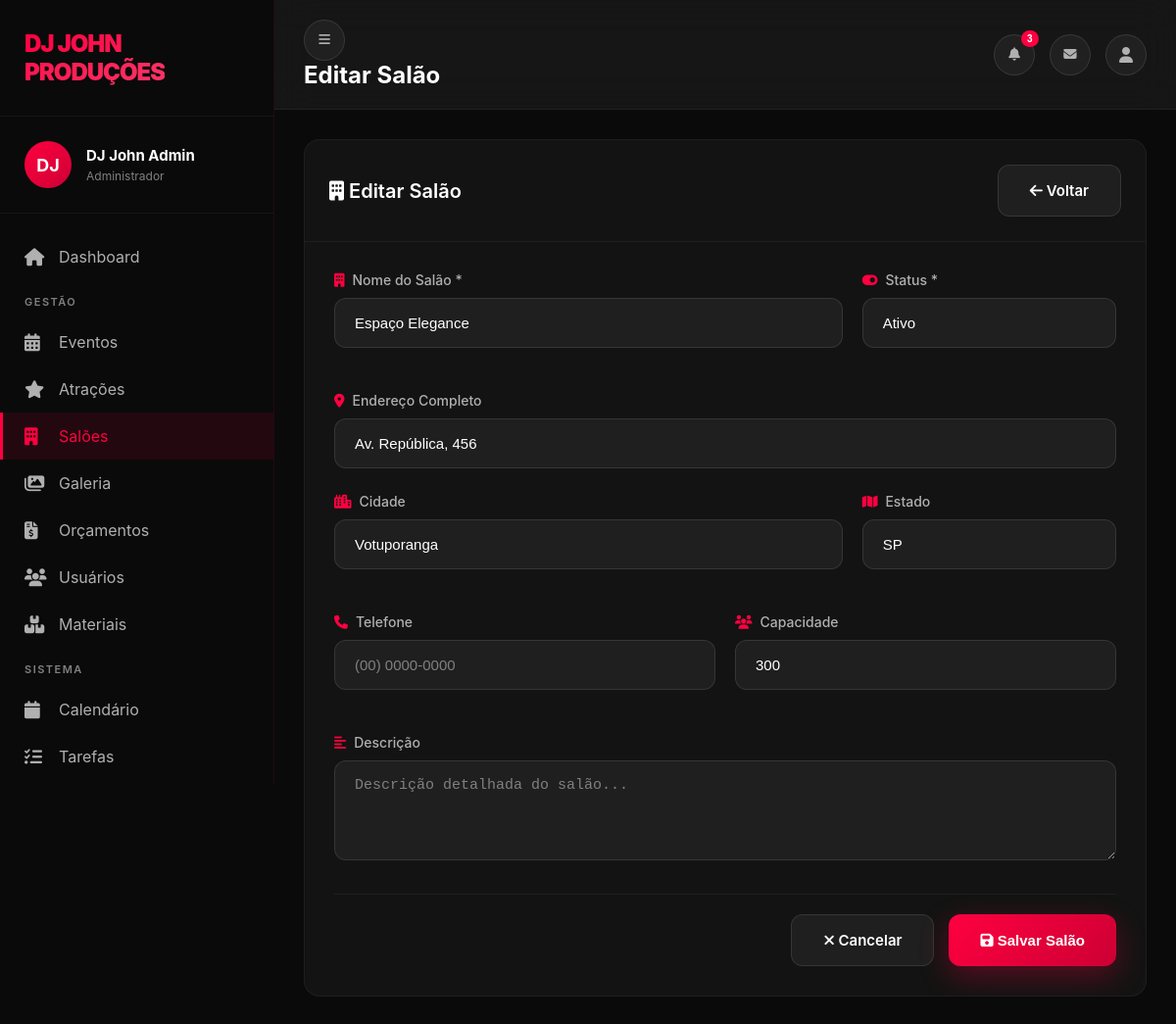
The app's page /admin/venues.php?action=edit&id=2 (signed in) with its own data.
### tables this page shows
CREATE TABLE `saloes` (
  `id` int(11) NOT NULL AUTO_INCREMENT,
  `nome` varchar(200) NOT NULL,
  `endereco` text,
  `cidade` varchar(100) DEFAULT NULL,
  `estado` varchar(50) DEFAULT NULL,
  `cep` varchar(20) DEFAULT NULL,
  `telefone` varchar(20) DEFAULT NULL,
  `capacidade` int(11) DEFAULT NULL,
  `faixa_preco` varchar(100) DEFAULT NULL,
  `descricao` text,
  `comodidades` text,
  `status_salao` enum('ativo','inativo') DEFAULT 'ativo',
  `criado_em` timestamp NOT NULL DEFAULT CURRENT_TIMESTAMP,
  `atualizado_em` timestamp NOT NULL DEFAULT CURRENT_TIMESTAMP ON UPDATE CURRENT_TIMESTAMP,
  PRIMARY KEY (`id`)
);

### admin/venues.php (the view, shortened to what this page needs)
<?php
$db = getDB();
$action = $_GET['action'] ?? 'list';
$venueId = $_GET['id'] ?? null;
$venue = null;
if ($action === 'edit' && $venueId) {
    $stmt = $db->prepare("SELECT * FROM saloes WHERE id = ?");
    $stmt->execute([$venueId]);
    $venue = $stmt->fetch();
}
$search = $_GET['search'] ?? '';
$sql = "SELECT * FROM saloes WHERE 1=1";
$params = [];
$sql .= " ORDER BY nome ASC";
$stmt = $db->prepare($sql);
$stmt->execute($params);
$venues = $stmt->fetchAll();
include 'includes/header.php';
?>
<div class="admin-content">
    <?php if ($action === 'list'): ?>
        <div class="data-table-container">
            <div class="table-header">
                <h3><i class="fas fa-building"></i> Salões Cadastrados</h3>
                <a href="venues.php?action=create" class="btn btn-primary">
                    <i class="fas fa-plus"></i> Novo Salão
                </a>
            </div>
            <div style="padding: 20px; border-bottom: 1px solid rgba(255,255,255,0.05);">
                <form method="GET" style="display: flex; gap: 15px;">
                    <input type="text" name="search" class="form-control"
                           placeholder="Buscar por nome, cidade ou endereço..."
                           value="<?php echo htmlspecialchars($search); ?>"
                           style="max-width: 500px; flex: 1;">
                    <button type="submit" class="btn btn-primary">
                        <i class="fas fa-search"></i> Buscar
                    </button>
                    <?php if ($search): ?>
                        <a href="venues.php" class="btn btn-secondary">
                            <i class="fas fa-times"></i> Limpar
                        </a>
                    <?php endif; ?>
                </form>
            </div>
            <?php if (!empty($venues)): ?>
                <div style="padding: 15px; background: rgba(255,255,255,0.02); border-bottom: 1px solid rgba(255,255,255,0.05);">
                    <span style="color: #999; font-size: 14px;">
                        <i class="fas fa-info-circle"></i>
                        Mostrando <?php echo count($venues); ?> salão(ões)
                    </span>
                </div>
            <?php endif; ?>
            <table class="data-table">
                <thead>
                    <tr>
                        <th>Nome</th>
                        <th>Cidade</th>
                        <th>Capacidade</th>
                        <th>Telefone</th>
                        <th>Status</th>
                        <th style="text-align: center;">Ações</th>
                    </tr>
                </thead>
                <tbody>
                    <?php if (empty($venues)): ?>
                        <tr>
                            <td colspan="6" style="text-align: center; padding: 60px; color: #666;">
                                <i class="fas fa-building" style="font-size: 48px; color: #333; margin-bottom: 15px; display: block;"></i>
                                <strong style="font-size: 18px; display: block; margin-bottom: 8px;">Nenhum salão encontrado</strong>
                                <span style="font-size: 14px;">
                                    <?php echo $search ? 'Tente buscar com outros termos' : 'Cadastre seu primeiro salão clicando em "Novo Salão"'; ?>
                                </span>
                            </td>
                        </tr>
                    <?php else: ?>
                        <?php foreach ($venues as $v): ?>
                            <tr>
                                <td>
                                    <strong style="color: white; font-size: 15px;">
                                        <?php echo htmlspecialchars($v['nome']); ?>
                                    </strong>
                                    <?php if ($v['endereco']): ?>
                                        <br>
                                        <small style="color: #666;">
                                            <i class="fas fa-map-marker-alt"></i>
                                            <?php echo htmlspecialchars($v['endereco']); ?>
                                        </small>
                                    <?php endif; ?>
                                </td>
                                <td>
                                    <?php
                                    $location = [];
                                    if ($v['cidade']) $location[] = $v['cidade'];
                                    if ($v['estado']) $location[] = $v['estado'];
                                    echo $location ? htmlspecialchars(implode(', ', $location)) : '-';
                                    ?>
                                </td>
                                <td>
                                    <?php if ($v['capacidade']): ?>
                                        <i class="fas fa-users" style="color: #FF0040; margin-right: 5px;"></i>
                                        <?php echo number_format($v['capacidade'], 0, ',', '.'); ?> pessoas
                                    <?php else: ?>
                                        <span style="color: #666;">-</span>
                                    <?php endif; ?>
                                </td>
                                <td>
                                    <?php if ($v['telefone']): ?>
                                        <i class="fas fa-phone" style="color: #FF0040; margin-right: 5px;"></i>
                                        <?php echo htmlspecialchars($v['telefone']); ?>
                                    <?php else: ?>
                                        <span style="color: #666;">-</span>
                                    <?php endif; ?>
                                </td>
                                <td>
                                    <span class="badge badge-<?php echo $v['status_salao'] === 'ativo' ? 'success' : 'secondary'; ?>"
                                          style="background: <?php echo $v['status_salao'] === 'ativo' ? '#10b98120' : '#66666620'; ?>;
                                                 color: <?php echo $v['status_salao'] === 'ativo' ? '#10b981' : '#666'; ?>;
                                                 border: 1px solid <?php echo $v['status_salao'] === 'ativo' ? '#10b98140' : '#66666640'; ?>;">
                                        <?php echo $v['status_salao'] === 'ativo' ? 'Ativo' : 'Inativo'; ?>
                                    </span>
                                </td>
                                <td style="text-align: center;">
                                    <div class="btn-group" style="display: inline-flex; gap: 5px;">
                                        <a href="venues.php?action=edit&id=<?php echo $v['id']; ?>"
                                           class="btn btn-sm btn-icon btn-edit"
                                           title="Editar">
                                            <i class="fas fa-edit"></i>
                                        </a>
                                        <a href="venues.php?action=delete&id=<?php echo $v['id']; ?>"
                                           class="btn btn-sm btn-icon btn-delete"
                                           title="Excluir"
                                           onclick="return confirm('⚠️ Tem certeza que deseja excluir o salão:\n\n<?php echo htmlspecialchars($v['nome']); ?>\n\nEsta ação não pode ser desfeita!');">
                                            <i class="fas fa-trash"></i>
                                        </a>
                                    </div>
                                </td>
                            </tr>
                        <?php endforeach; ?>
                    <?php endif; ?>
                </tbody>
            </table>
        </div>
    <?php else: ?>
        <div class="data-table-container" style="max-width: 900px; margin: 0 auto;">
            <div class="table-header">
                <h3>
                    <i class="fas fa-building"></i>
                    <?php echo $action === 'create' ? 'Novo Salão' : 'Editar Salão'; ?>
                </h3>
                <a href="venues.php" class="btn btn-secondary">
                    <i class="fas fa-arrow-left"></i> Voltar
                </a>
            </div>
            <form method="POST" style="padding: 30px;">
                <div style="display: grid; grid-template-columns: 2fr 1fr; gap: 20px; margin-bottom: 20px;">
                    <div class="form-group">
                        <label><i class="fas fa-building"></i> Nome do Salão *</label>
                        <input type="text" name="nome" class="form-control" required
                               value="<?php echo htmlspecialchars($venue['nome'] ?? ''); ?>"
                               placeholder="Ex: Salão de Festas Premium">
                    </div>
                    <div class="form-group">
                        <label><i class="fas fa-toggle-on"></i> Status *</label>
                        <select name="status_salao" class="form-control" required>
                            <option value="ativo" <?php echo ($venue['status_salao'] ?? 'ativo') === 'ativo' ? 'selected' : ''; ?>>Ativo</option>
                        </select>
                    </div>
                </div>
                <div class="form-group">
                    <label><i class="fas fa-map-marker-alt"></i> Endereço Completo</label>
                    <input type="text" name="endereco" class="form-control"
                           value="<?php echo htmlspecialchars($venue['endereco'] ?? ''); ?>"
                           placeholder="Rua, número, bairro">
                </div>
                <div style="display: grid; grid-template-columns: 2fr 1fr; gap: 20px; margin-bottom: 20px;">
                    <div class="form-group">
                        <label><i class="fas fa-city"></i> Cidade</label>
                        <input type="text" name="cidade" class="form-control"
                               value="<?php echo htmlspecialchars($venue['cidade'] ?? ''); ?>"
                               placeholder="Nome da cidade">
                    </div>
                    <div class="form-group">
                        <label><i class="fas fa-map"></i> Estado</label>
                        <input type="text" name="estado" class="form-control" maxlength="2"
                               value="<?php echo htmlspecialchars($venue['estado'] ?? ''); ?>"
                               placeholder="SP" style="text-transform: uppercase;">
                    </div>
                </div>
                <div style="display: grid; grid-template-columns: 1fr 1fr; gap: 20px; margin-bottom: 20px;">
                    <div class="form-group">
                        <label><i class="fas fa-phone"></i> Telefone</label>
                        <input type="text" name="telefone" class="form-control"
                               value="<?php echo htmlspecialchars($venue['telefone'] ?? ''); ?>"
                               placeholder="(00) 0000-0000">
                    </div>
                    <div class="form-group">
                        <label><i class="fas fa-users"></i> Capacidade</label>
                        <input type="number" name="capacidade" class="form-control"
                               value="<?php echo $venue['capacidade'] ?? ''; ?>"
                               placeholder="Ex: 500" min="0">
                    </div>
                </div>
                <div class="form-group">
                    <label><i class="fas fa-align-left"></i> Descrição</label>
                    <textarea name="descricao" class="form-control" rows="4"
                              placeholder="Descrição detalhada do salão..."><?php echo htmlspecialchars($venue['descricao'] ?? ''); ?></textarea>
                </div>
                <div style="display: flex; gap: 15px; justify-content: flex-end; margin-top: 30px; padding-top: 20px; border-top: 1px solid rgba(255,255,255,0.05);">
                    <a href="venues.php" class="btn btn-secondary">
                        <i class="fas fa-times"></i> Cancelar
                    </a>
                    <button type="submit" class="btn btn-primary">
                        <i class="fas fa-save"></i> Salvar Salão
                    </button>
                </div>
            </form>
        </div>
    <?php endif; ?>
</div>
<?php include 'includes/footer.php'; ?>

### records on screen
saloes: nome "Espaço Elegance", status_salao "Ativo", endereco "Av. República, 456", cidade "Votuporanga", estado "SP", capacidade "300"

### other values on screen
substr($_SESSION['user_name'], 0, 2) "DJ"
$_SESSION['user_name'] "DJ John Admin"
$pageTitle "Editar Salão"
